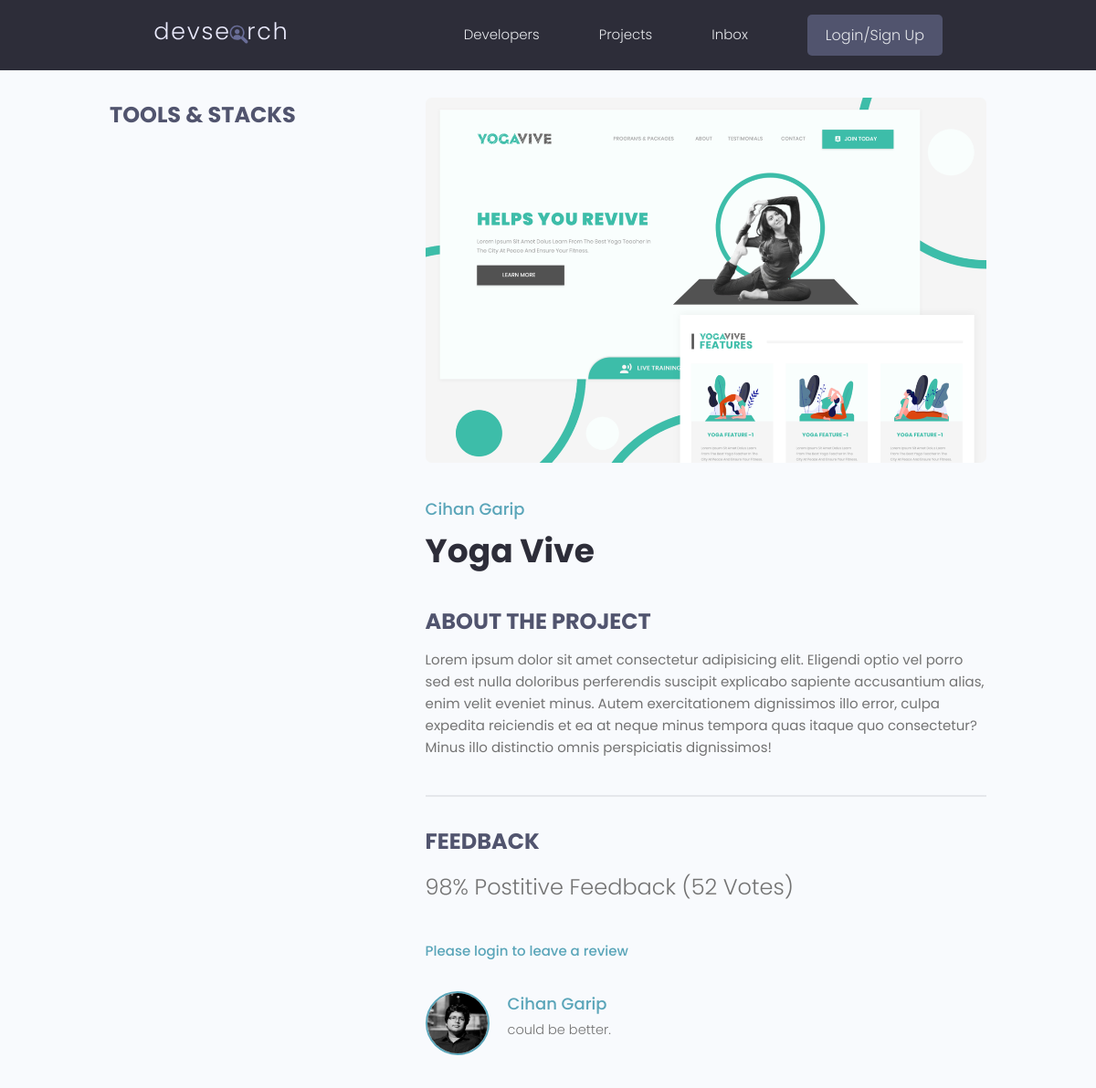
Before: /projects/project/25c5af2e-1e59-4bc9-a8b5-120c6cf8fec9 with the older database file.
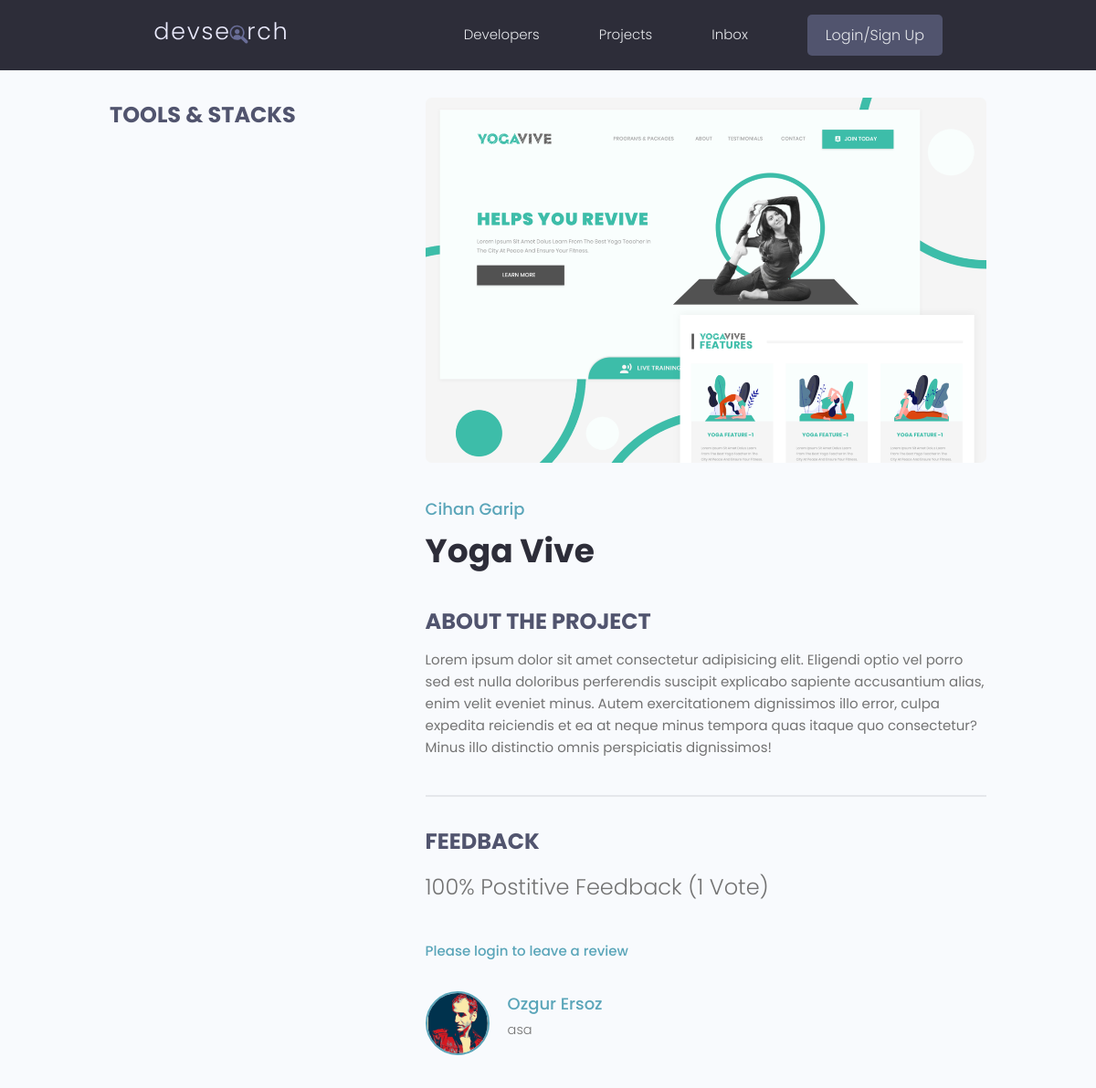
After: the same page with the newer database file.
### projects/models.py (models this page shows, shortened)
class Project(models.Model):
    owner = models.ForeignKey(Profile, on_delete=models.CASCADE, null=True, blank=True)
    title = models.CharField(max_length=200)
    description = models.TextField(null=True, blank=True)
    featured_image = models.ImageField(null=True, blank=True, default="default.jpg")
    demo_link = models.CharField(max_length=2000, null=True, blank=True)
    source_link = models.CharField(max_length=2000, null=True, blank=True)
    tags = models.ManyToManyField("Tag", blank=True)
    vote_total = models.IntegerField(default=0, null=True, blank=True)
    vote_ratio = models.IntegerField(default=0, null=True, blank=True)
    created = models.DateTimeField(auto_now_add=True)
    id = models.UUIDField(
        default=uuid.uuid4, unique=True, primary_key=True, editable=False
    )
    class Meta:
        ordering = ["-vote_ratio", "-vote_total", "title"]
    @property
    def reviewers(self):
        queryset = self.review_set.all().values_list("owner__id", flat=True)
        return queryset

class Review(models.Model):
    VOTE_TYPE = (
        ("up", "Up Vote"),
        ("down", "Down Vote"),
    )
    owner = models.ForeignKey(Profile, on_delete=models.CASCADE, null=True)
    project = models.ForeignKey(Project, on_delete=models.CASCADE)
    body = models.TextField(null=True, blank=True)
    value = models.CharField(max_length=200, choices=VOTE_TYPE)
    created = models.DateTimeField(auto_now_add=True)
    id = models.UUIDField(
        default=uuid.uuid4, unique=True, primary_key=True, editable=False
    )
    class Meta:
        unique_together = [["owner", "project"]]

### users/models.py (models this page shows, shortened)
class Profile(models.Model):
    user = models.OneToOneField(User, on_delete=models.CASCADE, null=True, blank=True)
    name = models.CharField(max_length=200, null=True, blank=True)
    username = models.CharField(max_length=200, null=True, blank=True)
    location = models.CharField(max_length=200, null=True, blank=True)
    email = models.EmailField(max_length=500, null=True, blank=True)
    short_intro = models.CharField(max_length=200, null=True, blank=True)
    bio = models.TextField(null=True, blank=True)
    profile_image = models.ImageField(
        null=True,
        blank=True,
        upload_to="profiles/",
        default="profiles/users-default.png",
    )
    social_github = models.CharField(max_length=200, null=True, blank=True)
    social_twitter = models.CharField(max_length=200, null=True, blank=True)
    social_linkedin = models.CharField(max_length=200, null=True, blank=True)
    social_youtube = models.CharField(max_length=200, null=True, blank=True)
    social_website = models.CharField(max_length=200, null=True, blank=True)
    id = models.UUIDField(
        default=uuid.uuid4, unique=True, primary_key=True, editable=False
    )

### projects/views.py (the view, shortened to what this page needs)
# urls.py: path("project/<str:pk>", views.project, name="single-project"),
def project(request, pk):
    projectObj = Project.objects.get(id=pk)
    form = ReviewForm()
    context = {"project": projectObj, "form": form}
    return render(request, "projects/single_project.html", context)

### projects/templates/projects/single_project.html (shortened to what this page needs)
{% extends 'main.html' %}
{% block content %}
  <main class="singleProject my-md">
    <div class="container">
      <div class="layout">
        <div class="column column--1of3">
          <h3 class="singleProject__subtitle">Tools & Stacks</h3>
        </div>
        <div class="column column--2of3">
          <img class="singleProject__preview"
               src="{{ project.featured_image.url }}"
               alt="portfolio thumbnail" />
          <a href="profile.html" class="singleProject__developer">{{ project.owner.name }}</a>
          <h2 class="singleProject__title">{{ project.title }}</h2>
          <h3 class="singleProject__subtitle">About the Project</h3>
          <div class="singleProject__info">{{ project.description }}</div>
          <div class="comments">
            <h3 class="singleProject__subtitle">Feedback</h3>
            <h5 class="project--rating">
              {{ project.vote_ratio }}% Postitive Feedback ({{ project.vote_total }} Vote{{ project.vote_total|pluralize:"s" }})
            </h5>
            {% if request.user.profile.id in project.reviewers %}
              <p>You have already submitted your review for this project</p>
            {% elif request.user.profile == project.owner %}
              <p>You cannot review your own work</p>
            {% else %}
              <a href="{% url 'login' %}?next={{ request.path }}">Please login to leave a review</a>
            {% endif %}
            <div class="commentList">
              {% for review in project.review_set.all %}
                {% if review.body %}
                  <div class="comment">
                    <a href="{% url 'user-profile' review.owner.id %}">
                      <img class="avatar avatar--md"
                           src="{{ review.owner.profile_image.url }}"
                           alt="user" />
                    </a>
                    <div class="comment__details">
                      <a href="{% url 'user-profile' review.owner.id %}"
                         class="comment__author">{{ review.owner.name }}</a>
                      <p class="comment__info">{{ review.body | linebreaksbr }}</p>
                    </div>
                  </div>
                {% endif %}
              {% endfor %}
            </div>
          </div>
        </div>
      </div>
    </div>
  </main>
{% endblock content %}

### templates/main.html (shortened to what this page needs)
<!DOCTYPE html>
{% load static %}
<html lang="en">
  <head>
    <link rel="stylesheet"
          href="https://cdn.iconmonstr.com/1.3.0/css/iconmonstr-iconic-font.min.css" />
    <link rel="stylesheet" href="{% static 'uikit/styles/uikit.css' %}" />
    <link rel="stylesheet" href="{% static 'styles/app.css' %}" />
  </head>
  <body>
    {% include "navbar.html" %}
    {% block content %}
    {% endblock content %}
  </body>
</html>

### templates/navbar.html (shortened to what this page needs)
{% load static %}
  <header class="header">
    <div class="container container--narrow">
      <a href="{% url 'profiles' %}" class="header__logo">
        <img src="{% static 'images/logo.svg' %}" alt="DevSearch Logo" />
      </a>
      <nav class="header__nav">
        <ul class="header__menu">
          <li class="header__menuItem"><a href="">Developers</a></li>
          <li class="header__menuItem"><a href="{% url 'projects' %}">Projects</a></li>
          <li class="header__menuItem"><a href="">Inbox</a></li>
          {% if request.user.is_authenticated %}
          <li class="header__menuItem"><a href="{% url 'account' %}" class="btn btn--sub">Account</a></li>
          <li class="header__menuItem"><a href="{% url 'logout' %}" class="btn btn--sub">Logout</a></li>
          {% else %}
          <li class="header__menuItem"><a href="{% url 'login' %}" class="btn btn--sub">Login/Sign Up</a></li>
          {% endif %}
        </ul>
      </nav>
    </div>
  </header>

### static/styles/app.css (style rules this page uses)
:root { --color-sub: #2d2d39; }
.btn--sub { background-color: var(--color-sub-light); }
img { width: 100%; }
.header { position: sticky; z-index: 111; background-color: var(--color-sub); padding: 1.5rem 0; }
.header > .container { display: flex; justify-content: space-between; align-items: center; }
.header__logo > img { height: 3.8rem; }
.header__nav > ul { display: inline-flex; align-items: center; list-style: none; gap: 6.5rem; }
.header__menuItem > a { color: var(--color-light); font-weight: 300; }
.singleProject .column--1of3 { order: 2; }
@media screen and (min-width: 1081px) { .singleProject .column--1of3 { order: 1; } }
@media screen and (min-width: 1081px) { .singleProject .column--2of3 { order: 2; } }
.singleProject__preview { height: 50vh; object-fit: cover; object-position: top center; margin-bottom: 3rem; border-radius: 0.7rem; }
.singleProject__developer { font-size: 1.8rem; font-weight: 500; }
.singleProject__title { font-size: 3.6rem; font-weight: 700; color: var(--color-sub); margin-bottom: 3rem; }
.project--rating { margin-bottom: 1.6em; margin-top: .5em; }
.singleProject__subtitle { text-transform: uppercase; font-size: 2.4rem; font-weight: 700; color: var(--color-sub-light); margin-bottom: 1rem; }
.comments { margin-top: 4rem; padding-top: 3rem; border-top: 2px solid var(--color-light); }
.commentList { margin: 3rem 0; }
.comment { display: flex; gap: 2rem; }
.comment__author { font-size: 1.8rem; }
.comment__info { font-size: 1.45rem; }

### static/uikit/styles/modules/_variables.css (style rules this page uses)
:root { --color-main: #5aa5b9; --color-main-light: #e6faff; --color-sub: #3f4156; --color-sub-light: #51546e; --color-sub-lighter: #ededfd; --color-text: #737373; --color-gray: #8b8b8b; --color-light: #e5e7eb; --color-light-gray: #767676; --color-bg: #f8fafd; --color-white: #fffefd; --color-white-light: #f3f3f3; --color-success: #359e64; --color-success-bg: #def8e8; --color-error: #fc4b0b; --color-error-bg: #fff2ee; --font-base: 'Poppins', arial, helvetica, 'Segoe UI', roboto, ubuntu, sans-serif; --font-monospace: 'Fira Code', 'Courier New', courier, monospace; --font-regular: 300; --font-medium: 500; --font-bold: 700; --generic-shadow: 1px 1px 5px #00000010; --generic-transition: all 0.3s ease-in-out; }

### static/uikit/styles/modules/_base.css (style rules this page uses)
* { margin: 0; padding: 0; box-sizing: border-box; text-rendering: optimizeLegibility; color: inherit; font-size: inherit; }
html { font-size: 50%; }
@media only screen and (min-width: 480px) { html { font-size: 56.25%; } }
@media only screen and (min-width: 1200px) { html { font-size: 62.5%; } }
body { line-height: 1.6; font-weight: 400; font-size: 1.5rem; color: var(--color-text); background-color: var(--color-bg); min-height: 100vh; }

### static/uikit/styles/modules/_typography.css (style rules this page uses)
* { font-family: var(--font-base); }
h2 { font-size: 3.6rem; font-weight: var(--font-bold); }
h3 { font-size: 3.2rem; font-weight: var(--font-medium); }
h5 { font-size: 2.4rem; font-weight: var(--font-medium); }
h5, h6 { font-weight: var(--font-regular); }
p, span, strong { font-size: 1.6rem; color: var(--color-text); font-weight: var(--font-regular); }
a { padding-bottom: 2px; text-decoration: none; display: inline-block; color: var(--color-main); font-weight: var(--font-medium); }

### static/uikit/styles/modules/_utilities.css (style rules this page uses)
.container { width: 92%; max-width: 165rem; margin: 0 auto; box-sizing: border-box; }
.container--narrow { width: 92%; max-width: 120rem; }
@media screen and (min-width: 1000px) { .container { width: 90%; } }
@media screen and (min-width: 1000px) { .container--narrow { width: 85%; } }
@media screen and (min-width: 1200px) { .container { width: 80%; } }
@media screen and (min-width: 1200px) { .container--narrow { width: 72%; } }
.my-md { margin: 3rem auto; }

### static/uikit/styles/modules/_avatar.css (style rules this page uses)
.avatar { border-radius: 50%; border: 2px solid var(--color-main); object-fit: cover; }
.avatar--md { height: 7rem; width: 7rem; }

### static/uikit/styles/modules/_button.css (style rules this page uses)
.btn { display: inline-block; position: relative; cursor: pointer; background-color: var(--color-light); font-weight: var(--font-medium); color: var(--color-sub); text-decoration: none; padding: 1rem 2rem; border-radius: 0.5rem; border: none; width: -webkit-fit-content; width: -moz-fit-content; width: fit-content; height: -webkit-fit-content; height: -moz-fit-content; height: fit-content; font-size: 1.6rem; outline-width: 0; outline-color: transparent; -webkit-backface-visibility: hidden; backface-visibility: hidden; transition: all 0.3s ease-in-out; }
.btn--sub { background-color: var(--color-sub); color: var(--color-white); }

Changed rows visible on the page:
removed Review: owner.profile_image (picture), owner.name "Cihan Garip", body "could be better."
changed Project "Yoga Vive": vote_ratio "98" → "100"; vote_total "52" → "1"
added Review: owner.profile_image (picture), owner.name "Ozgur Ersoz", body "asa"
